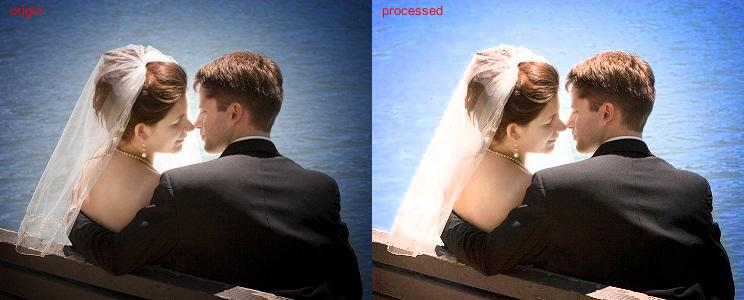
#> input picture Single-Image Vignetting Correction by Constrained Minimization of log-Intensity Entropy/src/wed.jpg, 744 x 300 px, found by its file name
$ python -i 'Revisiting Image Vignetting Correction by Constrained Minimization of Log-Intensity Entropy.py'   (imports and definitions only)
#> lines starting #> are read from the running program, lines starting #| are printed output that depends on the picture
import argparse
from pathlib import Path
import numpy as np
import cv2
import os
from p_tqdm import p_map


def center_of_mass(gray_img):
    gray_img = cv2.GaussianBlur(gray_img, ksize=(3, 3), sigmaX=10)
    pixel_sum = gray_img.sum()

    line_arr = np.arange(gray_img.shape[0])
    line_arr = np.repeat(line_arr[:, np.newaxis], gray_img.shape[1], axis=-1)

    col_arr = np.arange(gray_img.shape[1])
    col_arr = np.repeat(col_arr[np.newaxis, :], gray_img.shape[0], axis=0)

    return (
        int((line_arr * gray_img).sum() / pixel_sum),
        int((col_arr * gray_img).sum() / pixel_sum),
    )


def compute_r2(gray_img, cm):
    def distance(x, y):
        return (np.square(cm[0] - x) + np.square(cm[1] - y)) / (
            np.square(cm[0]) + np.square(cm[1])
        )

    return np.fromfunction(distance, gray_img.shape)


def check_conditions(v):
    a, b, c = v
    c1 = lambda a, b, c: (a > 0) and (b == c) and (c == 0)
    c2 = lambda a, b, c: (a >= 0) and (b > 0) and (c == 0)
    c3 = lambda a, b, c: (c == 0) and (b < 0) and (-a <= (2 * b))
    c4 = lambda a, b, c: (c > 0) and ((b * b) < (3 * a * c))
    c5 = lambda a, b, c: (c > 0) and ((b * b) == (3 * a * c)) and (b >= 0)
    c6 = lambda a, b, c: (c > 0) and ((b * b) == (3 * a * c)) and (-b >= (3 * c))

    qp = lambda a, b, c: (-2 * b + np.sqrt(4 * b * b - 12 * a * c)) / (6 * c)
    qm = lambda a, b, c: (-2 * b - np.sqrt(4 * b * b - 12 * a * c)) / (6 * c)
    c7 = lambda a, b, c: (c > 0) and ((b * b) > (3 * a * c)) and (qp(a, b, c) <= 0)
    c8 = lambda a, b, c: (c > 0) and ((b * b) > 3 * a * c) and (qm(a, b, c) >= 1)
    c9 = lambda a, b, c: (
        (c < 0)
        and ((b * b) > 3 * a * c)
        and (qp(a, b, c) >= 1)
        and (qm(a, b, c) <= 0)
        and (max(qm(a, b, c), qp(a, b, c)) >= 1)
    )
    return (
        c1(a, b, c)
        or c2(a, b, c)
        or c3(a, b, c)
        or c4(a, b, c)
        or c5(a, b, c)
        or c6(a, b, c)
        or c7(a, b, c)
        or c8(a, b, c)
        or c9(a, b, c)
    )


def gain(v, r2):
    r4 = r2 * r2
    r6 = r4 * r2
    return 1 + v[0] * r2 + v[1] * r4 + v[2] * r6


def compute_entropy(img, radius=4):
    log_img = 255 * np.log(1 + img) / 8
    hist = np.zeros((256,), dtype="float")
    flattened = np.ravel(log_img)
    k_d = np.floor(flattened).astype("int")
    k_u = np.ceil(flattened).astype("int")
    np.add.at(hist, k_d, 1 + k_d - flattened)
    np.add.at(hist, k_u, k_u - flattened)

    tmp_hist = np.zeros((256 + radius * 2,))
    tmp_hist[:radius] = hist[1 : radius + 1][::-1]
    tmp_hist[256 + radius :] = hist[256 - radius - 1 : -1 :][::-1]
    tmp_hist[radius : 256 + radius] = hist
    strides = np.lib.stride_tricks.as_strided(
        tmp_hist, (256, 2 * radius + 1), 2 * tmp_hist.strides
    ) * np.array([1, 2, 3, 4, 5, 4, 3, 2, 1 / 25.0])
    hist = np.sum(
        strides,
        axis=1,
    )
    pk = hist / hist.sum()
    nz_pk = pk[~np.isclose(pk, 0)]
    return -np.sum(nz_pk * np.log(nz_pk))


def vignetting_correction(gray_img, speedup=False):
    abc = np.array([0,0,0])
    delta = 8
    og_img = gray_img
    r2_og = compute_r2(og_img, center_of_mass(og_img))
    r2 = r2_og

    if (speedup):
        gray_img = cv2.resize(gray_img, (100, int(100 / gray_img.shape[1] * gray_img.shape[0])))
        r2 = compute_r2(gray_img, center_of_mass(gray_img))

    hm = compute_entropy(gray_img)
    f = gray_img.copy()


    while delta > (1 / 256):
        varr = [
            abc + np.array([delta, 0, 0]),
            abc + np.array([-delta, 0, 0]),
            abc + np.array([0, delta, 0]),
            abc + np.array([0, -delta, 0]),
            abc + np.array([0, 0, delta]),
            abc + np.array([0, 0, -delta]),
        ]
        entropies = [hm] * len(varr)
        for i, v in enumerate(varr):
            if check_conditions(v):
                new_img = gray_img * gain(v, r2)
                entropies[i] = compute_entropy(new_img)

        h_idx = np.argmin(entropies)
        h = entropies[h_idx]
        if h < hm:
            hm = h
            abc = varr[h_idx]
            f = og_img * gain(abc, r2_og)
            delta = 8
        else:
            delta /= 2
    return f


def process(path):
    im = cv2.imread(os.path.join('input', path))
#> im is the input picture: shape (300, 744, 3); mean B, G, R 120.9, 109.8, 108.2

    yuv = cv2.cvtColor(im, cv2.COLOR_BGR2YUV)
#> yuv: shape (300, 744, 3); mean of channels 0, 1, 2 110.6, 133.1, 126
    gray = yuv[:, :, 0].astype("float")
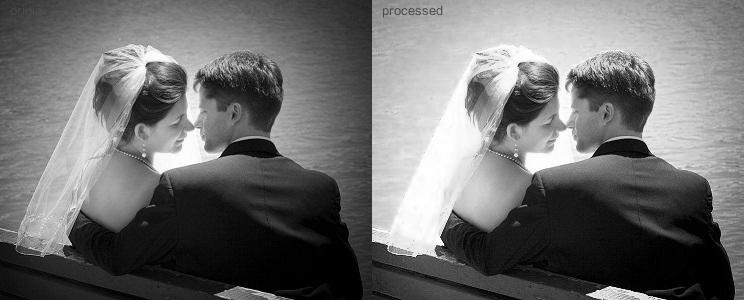
#> gray: shape (300, 744) float64; min 0, max 255, mean 110.6

    res = vignetting_correction(gray)
#> in center_of_mass, `pixel_sum = gray_img.sum()`: pixel_sum = 24688477.2
#> in distance, `return (np.square(cm[0] - x) + np.square(cm[1] - y)) / ( np.square(cm[..`:
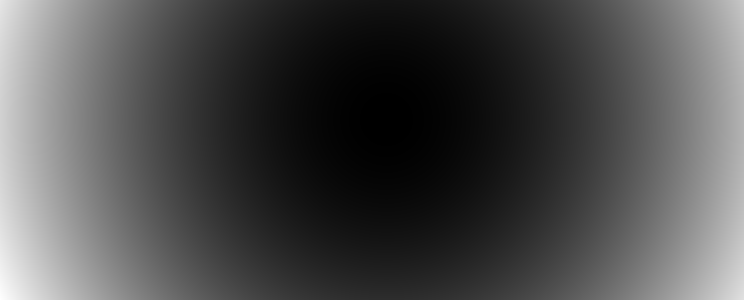
#> returned value: shape (300, 744) float64; min 0, max 1.11, mean 0.336; drawn with min black and max white
#> in compute_entropy, `log_img = 255 * np.log(1 + img) / 8`:
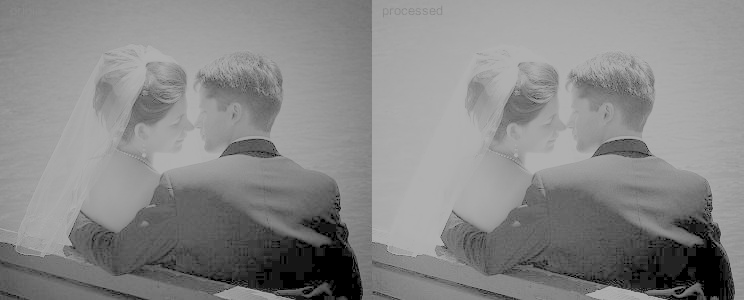
#> log_img: shape (300, 744) float64; min 0, max 176.8, mean 135.6
#> in vignetting_correction, `hm = compute_entropy(gray_img)`: hm = 4.76
#> the loop in vignetting_correction, `while delta > (1 / 256):` made 67 passes
#> (h_idx, h, hm, abc) on passes 3, 7, 13, 17, 22, 28, 34, 41, 48: (4, 4.71, 4.71, [0, 0, 2]), (5, 4.66, 4.66, [0, 0, 1]), (0, 4.65, 4.65, [0.25, 0, 1]), (5, 4.64, 4.64, [0.25, 0, 0]), (4, 4.63, 4.63, [0.25, 0, 0.5]), (3, 4.63, 4.63, [0.25, -0.25, 0.5]), (4, 4.63, 4.63, [0.25, -0.25, 0.75]), (1, 4.63, 4.63, [0.125, -0.25, 0.75]), (2, 4.63, 4.63, [0.125, -0.125, 0.75])
#> (h_idx, h) on passes 1, 2, 4, 5, 6, 8: (1, 4.76), (1, 4.76), (1, 4.71), (1, 4.71), (1, 4.71), (1, 4.66)
#> pass 1, in gain, `r6 = r4 * r2`:
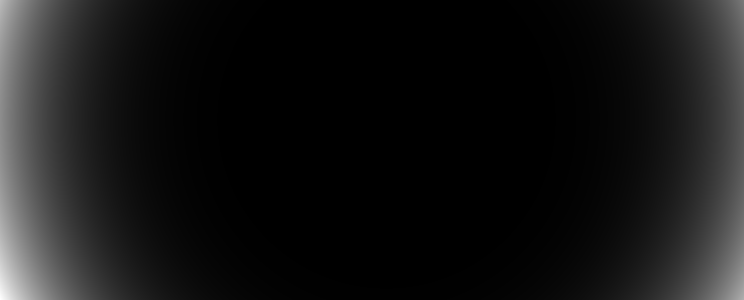
#> r6: shape (300, 744) float64; min 0, max 1.37, mean 0.118; drawn with min black and max white
#> pass 1, in compute_entropy (call 3), `log_img = 255 * np.log(1 + img) / 8`:
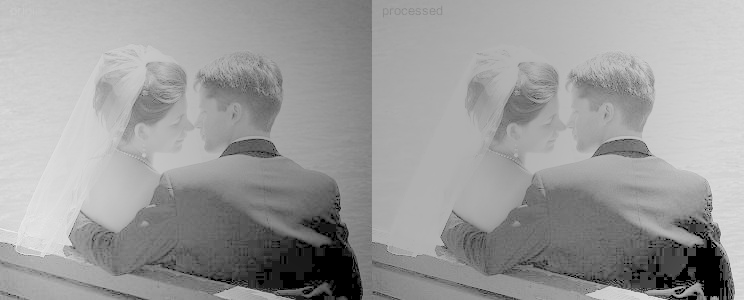
#> log_img: shape (300, 744) float64; min 0, max 237.7, mean 156
#> after the loop in vignetting_correction, `while delta > (1 / 256):`:
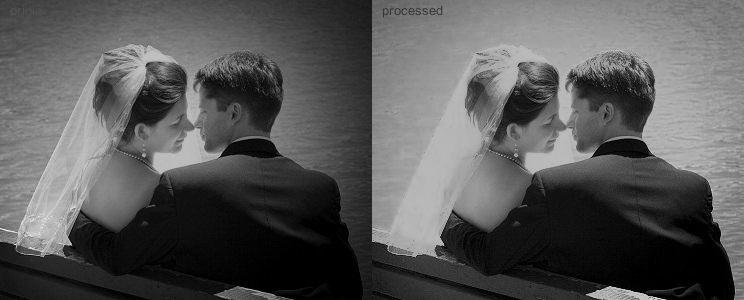
#> f: shape (300, 744) float64; min 0, max 354, mean 122.1; drawn with min black and max white
#> after the loop in vignetting_correction, `while delta > (1 / 256):`: delta = 0.00391; hm = 4.63
    res = (res - res.min()) / ((res - res.min()).max()) * 255

    yuv[:, :, 0] = res.astype("uint8")
#> yuv: shape (300, 744, 3); mean of channels 0, 1, 2 87.5, 133.1, 126
    out = cv2.cvtColor(yuv, cv2.COLOR_YUV2BGR)
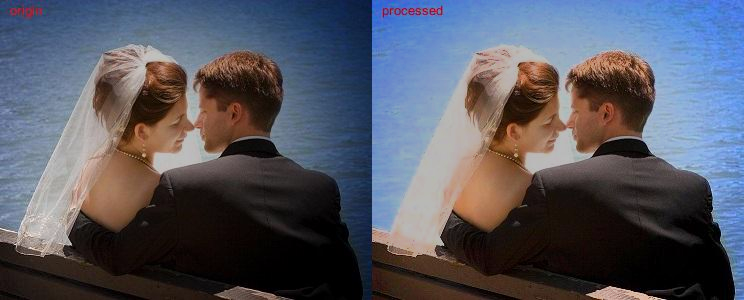
#> out: shape (300, 744, 3); mean B, G, R 97.9, 86.6, 85.1

    cv2.imwrite(os.path.join('result', path), out)


# [4 lines not run here, left out]

>>> result = process('Single-Image Vignetting Correction by Constrained Minimization of log-Intensity Entropy/src/wed.jpg')
